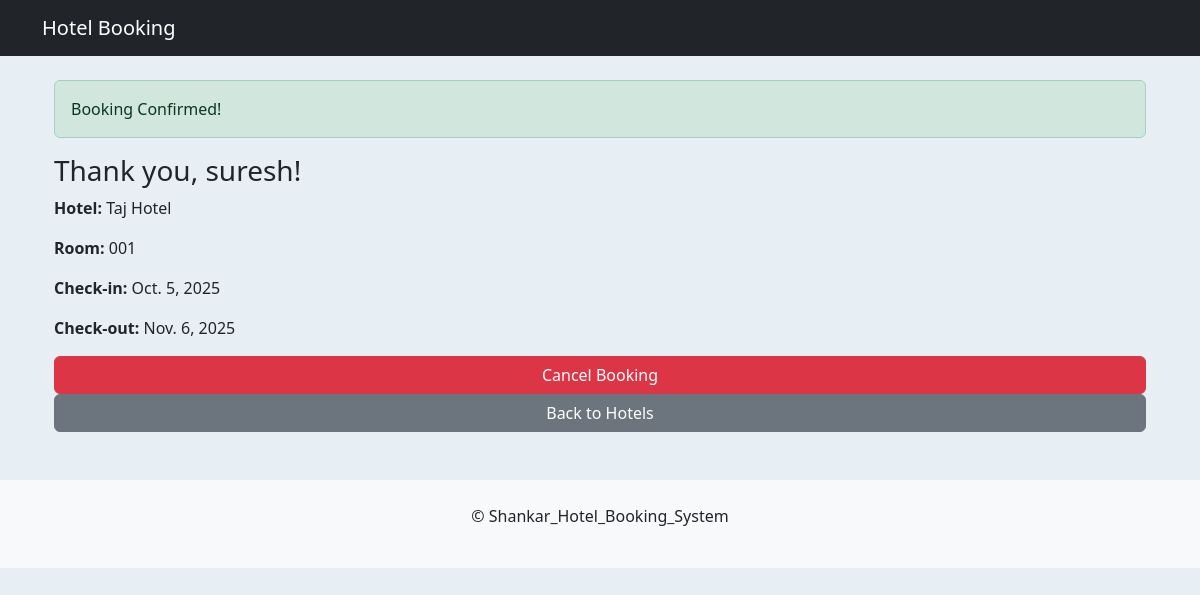
The app's page /booking/1/confirmation/ with its own data.
### bookings/models.py (models this page shows, shortened)
class Booking(models.Model):
    hotel = models.ForeignKey(Hotel, on_delete=models.CASCADE)
    room = models.ForeignKey(Room, on_delete=models.CASCADE)
    customer_name = models.CharField(max_length=255)
    check_in = models.DateField()
    check_out = models.DateField()

class Hotel(models.Model):
    name = models.CharField(max_length=255)
    location = models.CharField(max_length=255)
    total_rooms = models.PositiveIntegerField()

class Room(models.Model):
    hotel = models.ForeignKey(Hotel, on_delete=models.CASCADE)
    room_number = models.CharField(max_length=10)
    is_available = models.BooleanField(default=True)

### bookings/views.py (the view)
# urls.py: path('booking/<int:booking_id>/confirmation/', views.booking_confirmation, name='booking_confirmation'),
def booking_confirmation(request, booking_id):
    booking = get_object_or_404(Booking, id=booking_id)
    return render(request, 'bookings/booking_confirmation.html', {'booking': booking})

### bookings/templates/bookings/booking_confirmation.html (shortened to what this page needs)
{% extends 'bookings/base.html' %}
{% block content %}
<div class="container">
    <div class="alert alert-success">Booking Confirmed!</div>
    <h3>Thank you, {{ booking.customer_name }}!</h3>
    <p><strong>Hotel:</strong> {{ booking.hotel.name }}</p>
    <p><strong>Room:</strong> {{ booking.room.room_number }}</p>
    <p><strong>Check-in:</strong> {{ booking.check_in }}</p>
    <p><strong>Check-out:</strong> {{ booking.check_out }}</p>
    <a href="{% url 'cancel_booking' booking.id %}" class="btn btn-danger">Cancel Booking</a>
    <a href="{% url 'hotel_list' %}" class="btn btn-secondary">Back to Hotels</a>
</div>
{% endblock %}

### bookings/static/css/styles.css (style rules this page uses)
body { background: url('https://tse1.mm.bing.net/th?id=OIP.BP-1yM3qjtmNdV7GB31xTAHaE8&pid=Api') no-repeat center center fixed; background-size: cover; background-color: #e7eef4; }
.btn { width: 100%; }

### records on screen
Booking: customer_name "suresh", hotel.name "Taj Hotel", room.room_number "001", check_in "Oct. 5, 2025", check_out "Nov. 6, 2025"
